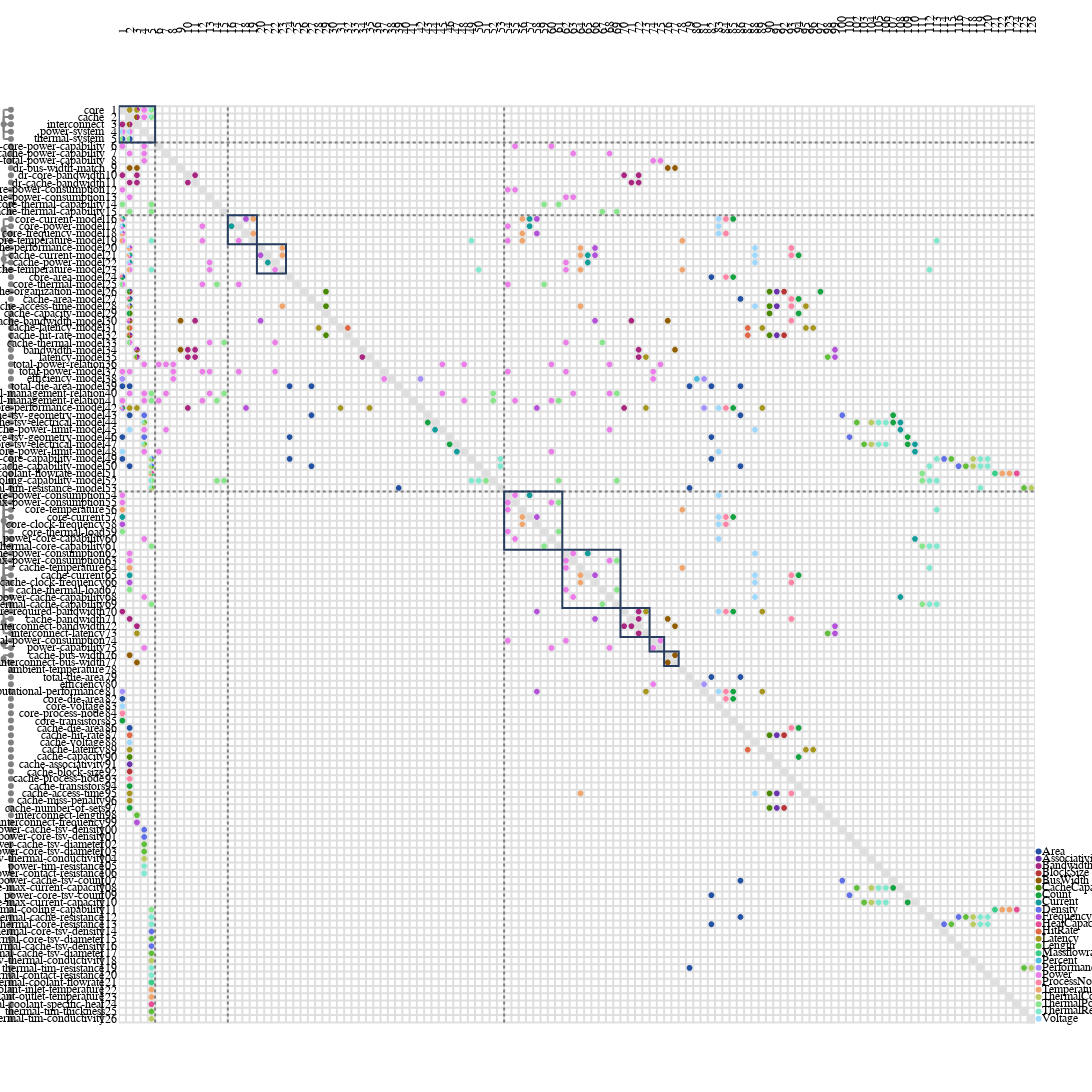

Source (notebook cell):
### Code cell
from ragraph.analysis import cluster
from raesl.plot.view_funcs import multi_domain

nodes, edges = multi_domain(
    graph,
    depth=4
)

relations = [n for n in nodes if n.kind == "relation_spec"]
variables = [n for n in nodes if n.kind == "variable"]

# Cluster components
cluster.tarjans_scc(
    graph=graph,
    leafs = variables + relations,
)

# Reloaded MDM based on clustered graph.
figure = raesl.plot.mdm(
    graph,
    # node_kinds=["component", "variable", "function_spec", "design_spec", "relation_spec"],
    # edge_kinds=["functional_dependency", "mapping_dependency"],
    depth=10,
)
figure.write_image("figures/mdm_clustered.svg")
figure
